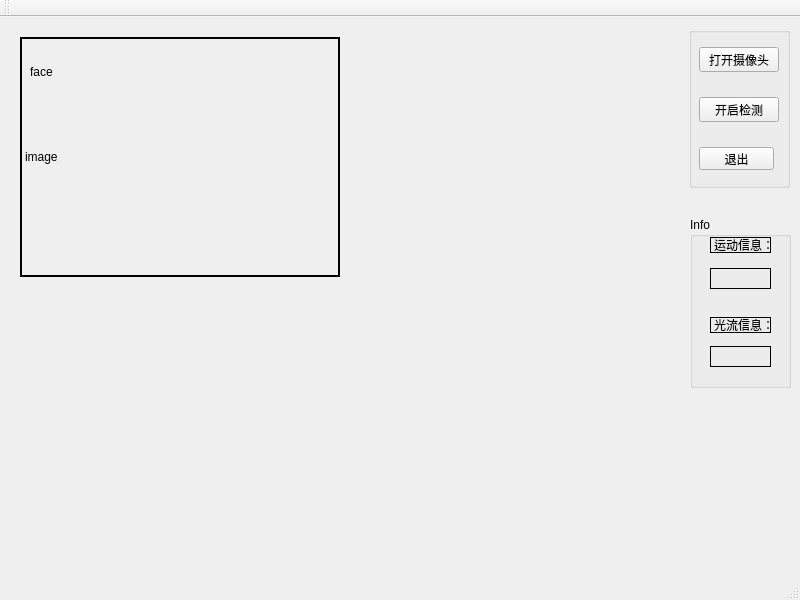
<?xml version="1.0" encoding="UTF-8"?>
<ui version="4.0">
 <class>MainWindow</class>
 <widget class="QMainWindow" name="MainWindow">
  <property name="windowModality">
   <enum>Qt::WindowModal</enum>
  </property>
  <property name="geometry">
   <rect>
    <x>0</x>
    <y>0</y>
    <width>800</width>
    <height>600</height>
   </rect>
  </property>
  <property name="sizePolicy">
   <sizepolicy hsizetype="Fixed" vsizetype="Fixed">
    <horstretch>0</horstretch>
    <verstretch>0</verstretch>
   </sizepolicy>
  </property>
  <property name="mouseTracking">
   <bool>true</bool>
  </property>
  <property name="focusPolicy">
   <enum>Qt::ClickFocus</enum>
  </property>
  <property name="windowTitle">
   <string>video_liveness</string>
  </property>
  <widget class="QWidget" name="centralWidget">
   <widget class="QLabel" name="label_image">
    <property name="geometry">
     <rect>
      <x>20</x>
      <y>20</y>
      <width>320</width>
      <height>240</height>
     </rect>
    </property>
    <property name="frameShape">
     <enum>QFrame::WinPanel</enum>
    </property>
    <property name="text">
     <string>image</string>
    </property>
   </widget>
   <widget class="QLabel" name="label_face">
    <property name="geometry">
     <rect>
      <x>30</x>
      <y>30</y>
      <width>50</width>
      <height>50</height>
     </rect>
    </property>
    <property name="text">
     <string>face</string>
    </property>
   </widget>
   <widget class="QGroupBox" name="groupBox">
    <property name="geometry">
     <rect>
      <x>690</x>
      <y>200</y>
      <width>101</width>
      <height>171</height>
     </rect>
    </property>
    <property name="title">
     <string>Info</string>
    </property>
    <widget class="QLabel" name="label_motion">
     <property name="geometry">
      <rect>
       <x>20</x>
       <y>20</y>
       <width>61</width>
       <height>16</height>
      </rect>
     </property>
     <property name="frameShape">
      <enum>QFrame::Box</enum>
     </property>
     <property name="text">
      <string>运动信息：</string>
     </property>
    </widget>
    <widget class="QLabel" name="label_opticalflow">
     <property name="geometry">
      <rect>
       <x>20</x>
       <y>100</y>
       <width>61</width>
       <height>16</height>
      </rect>
     </property>
     <property name="frameShape">
      <enum>QFrame::Box</enum>
     </property>
     <property name="text">
      <string>光流信息：</string>
     </property>
    </widget>
    <widget class="QLabel" name="label_show_motion">
     <property name="geometry">
      <rect>
       <x>20</x>
       <y>51</y>
       <width>61</width>
       <height>21</height>
      </rect>
     </property>
     <property name="frameShape">
      <enum>QFrame::Panel</enum>
     </property>
     <property name="text">
      <string/>
     </property>
    </widget>
    <widget class="QLabel" name="label_show_OF">
     <property name="geometry">
      <rect>
       <x>20</x>
       <y>129</y>
       <width>61</width>
       <height>21</height>
      </rect>
     </property>
     <property name="frameShape">
      <enum>QFrame::Panel</enum>
     </property>
     <property name="text">
      <string/>
     </property>
    </widget>
   </widget>
   <widget class="QGroupBox" name="groupBox_2">
    <property name="geometry">
     <rect>
      <x>689</x>
      <y>10</y>
      <width>101</width>
      <height>161</height>
     </rect>
    </property>
    <property name="title">
     <string/>
    </property>
    <widget class="QPushButton" name="pushButton_camera">
     <property name="geometry">
      <rect>
       <x>10</x>
       <y>20</y>
       <width>80</width>
       <height>25</height>
      </rect>
     </property>
     <property name="text">
      <string>打开摄像头</string>
     </property>
    </widget>
    <widget class="QPushButton" name="pushButton_face_live">
     <property name="geometry">
      <rect>
       <x>10</x>
       <y>70</y>
       <width>80</width>
       <height>25</height>
      </rect>
     </property>
     <property name="text">
      <string>开启检测</string>
     </property>
    </widget>
    <widget class="QPushButton" name="pushButton_quit">
     <property name="geometry">
      <rect>
       <x>10</x>
       <y>120</y>
       <width>75</width>
       <height>23</height>
      </rect>
     </property>
     <property name="text">
      <string>退出</string>
     </property>
    </widget>
   </widget>
  </widget>
  <widget class="QMenuBar" name="menuBar">
   <property name="geometry">
    <rect>
     <x>0</x>
     <y>0</y>
     <width>800</width>
     <height>23</height>
    </rect>
   </property>
  </widget>
  <widget class="QToolBar" name="mainToolBar">
   <attribute name="toolBarArea">
    <enum>TopToolBarArea</enum>
   </attribute>
   <attribute name="toolBarBreak">
    <bool>false</bool>
   </attribute>
  </widget>
  <widget class="QStatusBar" name="statusBar"/>
 </widget>
 <layoutdefault spacing="6" margin="11"/>
 <resources/>
 <connections/>
</ui>
